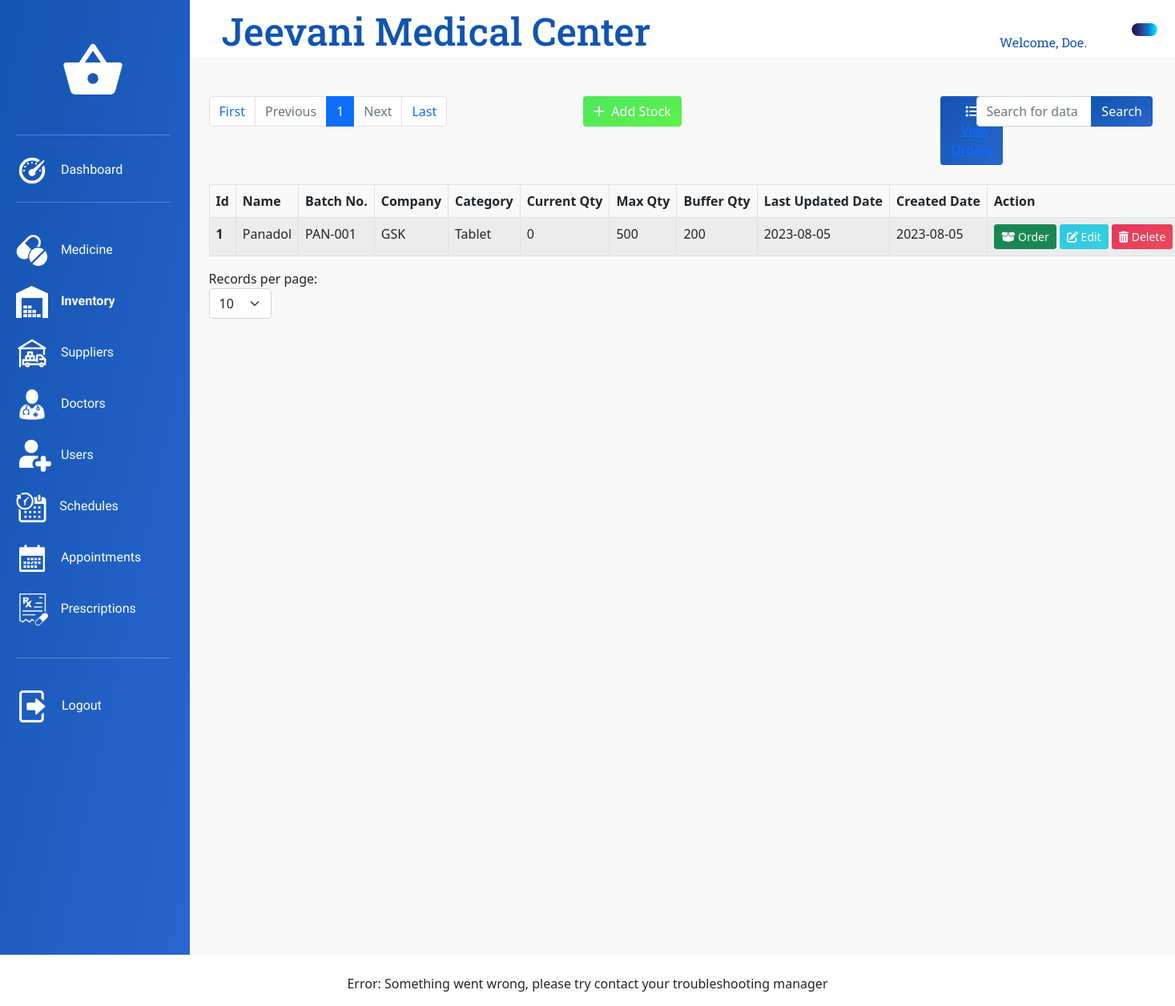
/View/Inventory.php (signed in), run on an earlier commit of the app's database.
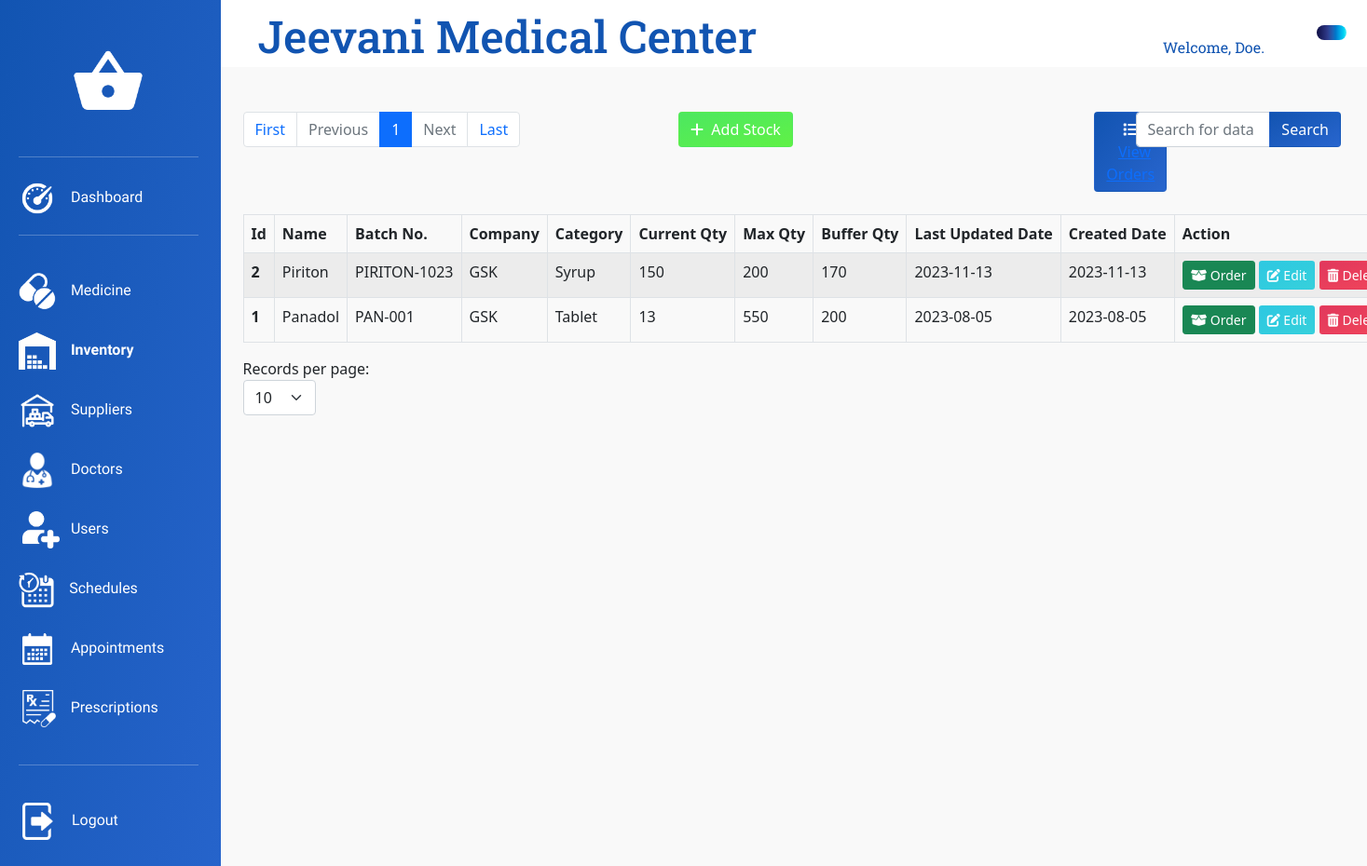
And on a later commit of the database.
### tables this page shows
CREATE TABLE `stock` (
  `stock_id` int(11) NOT NULL,
  `stock_medicine_id` int(11) NOT NULL,
  `stock_qty_max` int(11) NOT NULL,
  `stock_qty_buffer` int(11) NOT NULL,
  `stock_qty_current` int(11) NOT NULL DEFAULT 0,
  `stock_created_date` date NOT NULL,
  `stock_updated_date` date NOT NULL,
  `stock_status` int(11) NOT NULL DEFAULT 1
);

CREATE TABLE `medicine` (
  `medicine_id` int(11) NOT NULL,
  `medicine_name` varchar(256) NOT NULL,
  `medicine_batch_no` varchar(256) NOT NULL,
  `medicine_brand` varchar(256) NOT NULL,
  `medicine_company` varchar(256) NOT NULL,
  `medicine_category` varchar(256) NOT NULL,
  `medicine_size` varchar(64) NOT NULL,
  `medicine_price` decimal(12,2) NOT NULL,
  `medicine_info` text DEFAULT NULL,
  `medicine_stock_status` int(11) NOT NULL DEFAULT 0,
  `medicine_status` int(11) NOT NULL DEFAULT 1
);

### Model/InventoryInitializationModel.php (called while the page is built, shortened)
<?php
    $thisDBConnection = new DbConnection();
    $myCon = $thisDBConnection->con;
    if (isset($_GET['page'])) {
        $page = $_GET['page'];
    } else {
        $page = 1;
    }
    if(isset($_POST['limitSelector'])){
        $_SESSION['limitInventory'] = $_POST['limitSelector'];
        $limit = $_POST['limitSelector'];
        $page = 1;
    }else{
        if(isset($_SESSION['limitInventory'])){
            $limit = $_SESSION['limitInventory'];
        }else{
            $limit = 10;
        }
    }
    $start = ($page - 1) * $limit;
    if (isset($_GET["search"])) {
        $filters = $_GET["search"];
        $page = 0;
        $sql = "SELECT * FROM stock JOIN medicine ON stock.stock_medicine_id = medicine.medicine_id WHERE CONCAT(stock_id, stock_qty_current, stock_qty_max, stock_qty_buffer, stock_updated_date, stock_created_date, medicine_name, medicine_batch_no, medicine_company, medicine_category) LIKE '%$filters%' AND stock_status=1 ORDER BY stock_updated_date DESC;";
        $result = $myCon->query($sql) or die($myCon->error);
        $resCheck = mysqli_num_rows($result);
        $stocks = $result->fetch_all(MYSQLI_ASSOC);
    } else {
        $sql = "SELECT * FROM stock JOIN medicine ON stock.stock_medicine_id = medicine.medicine_id WHERE stock_status=1 ORDER BY stock_updated_date DESC LIMIT $start, $limit;";
        $result = $myCon->query($sql) or die($myCon->error);
        $stocks = $result->fetch_all(MYSQLI_ASSOC);
    }
    $sqlNew = "SELECT count(stock_id) AS stock_id FROM stock WHERE stock_status=1";
    $resultNew = $myCon->query($sqlNew) or die($myCon->error);
    $stockCount = $resultNew->fetch_all(MYSQLI_ASSOC);
    $total = $stockCount[0]['stock_id'];
    $pages = ceil($total / $limit);

### View/Inventory.php (the view, shortened to what the changed rows need)
<?php
require_once "../Model/InventoryInitializationModel.php"
?>
<!DOCTYPE html>
<html lang="en">
<head>
    <link rel="stylesheet" type="text/css" href="../bootstrap/bootstrap-5.0.2-dist/css/bootstrap.min.css">
    <link rel="stylesheet" type="text/css" href="../CSS/InventoryStyles.css">
	<link rel="stylesheet" type="text/css" href="../CSS/AdminDashboardStyles.css">
    <link rel="stylesheet" type="text/css" href="../CSS/CommonDashboardStyles.css">
    <link rel="stylesheet" type="text/css" href="../CSS/Utilities.css">
</head>
<body>
    <div class="container-fluid">
        <div class="row">
            <div class="col-10">
                <div class="row">
                    <div class="col-12 title-content">
                        <h1 class="title-text">Jeevani Medical Center</h1>
                    </div>
                </div>
                <div class="row">
                    <div class="col-12 main-content">
                        <div class="row">
                            <div class="col-8">
                                <nav class="paginationNav">
                                    <ul class="pagination">
                                        <?php for ($i = 1; $i <= $pages; $i++) { ?>
                                            <li class="page-item<?php if ($i == $page) {echo " active";} ?>">
                                                <a class="page-link" href="Inventory.php?page=<?php echo $i; ?>"> <?php echo $i; ?> </a>
                                            </li>
                                        <?php } ?>
                                    </ul>
                                </nav>
                            </div>
                        </div>
                        <div class="row">
                            <div class="col-12">
                                <table class="table table-striped table-hover table-bordered table-responsive">
                                    <thead>
                                        <tr>
                                            <th scope="col">Id</th>
                                            <th scope="col">Name</th>
                                            <th scope="col">Batch No.</th>
                                            <th scope="col">Company</th>
                                            <th scope="col">Category</th>
                                            <th scope="col">Current Qty</th>
                                            <th scope="col">Max Qty</th>
                                            <th scope="col">Buffer Qty</th>
                                            <th scope="col">Last Updated Date</th>
                                            <th scope="col">Created Date</th>
                                            <th scope="th-sm" id="Action">Action</th>
                                        </tr>
                                    </thead>
                                    <tbody>
                                        <?php foreach ($stocks as $stock) { ?>
                                            <tr>
                                                <th scope="row"><?php echo $stock['stock_id']; ?></th>
                                                <td id="MedicineName<?php echo $stock['stock_id']; ?>"> <?php echo $stock['medicine_name']; ?></td>
                                                <td id="MedicineBatch<?php echo $stock['stock_id']; ?>"> <?php echo $stock['medicine_batch_no']; ?></td>
                                                <td id="MedicineCompany<?php echo $stock['stock_id']; ?>"> <?php echo $stock['medicine_company']; ?></td>
                                                <td id="MedicineCategory<?php echo $stock['stock_id']; ?>"> <?php echo $stock['medicine_category']; ?></td>
                                                <td id="StockCurrent<?php echo $stock['stock_id']; ?>"> <?php echo $stock['stock_qty_current']; ?></td>
                                                <td id="StockMax<?php echo $stock['stock_id']; ?>"> <?php echo $stock['stock_qty_max']; ?></td>
                                                <td id="StockBuffer<?php echo $stock['stock_id']; ?>"> <?php echo $stock['stock_qty_buffer']; ?></td>
                                                <td id="StockUpdatedDate<?php echo $stock['stock_id']; ?>"> <?php echo $stock['stock_updated_date']; ?></td>
                                                <td id="StockCreatedDate<?php echo $stock['stock_id']; ?>"> <?php echo $stock['stock_created_date']; ?></td>
                                                <td>
                                                    <button type="button" class="btn btn-sm btn-success" name="orderButton" id="order<?php echo $stock['stock_id'] ?>" onclick="openOrderModal(this.id)"><i class="fa-solid fa-box-open"></i>&nbsp;Order</button>
                                                    <button type="button" class="btn btn-sm btn-themed-info" name="editButton" id="edit<?php echo $stock['stock_id'] ?>" onclick="openEditModal(this.id)"><i class="fa-solid fa-pen-to-square"></i>&nbsp;Edit</button>
                                                    <button type="button" class="btn btn-sm btn-themed-danger btn-action" name="deleteButton" id="del<?php echo $stock['stock_id'] ?>" onclick="openDeleteModal(this.id)"><i class="fa-solid fa-trash-can"></i>&nbsp;Delete</button>
                                                </td>
                                            </tr>
                                        <?php } ?>
                                    </tbody>
                                </table>
                            </div>
                        </div>
                    </div>
                </div>
            </div>
        </div>
    </div>
    <?php
        include_once "InventoryPlaceOrderModal.php";
    ?>
</body>
</html>

### View/InventoryPlaceOrderModal.php (shortened to what the changed rows need)
<?php
$thisDBConnection = new DbConnection();
$myCon = $thisDBConnection->con;
$sqla = "SELECT * FROM supplier WHERE supplier_status=1 ORDER BY supplier_name;";
$resulta = $myCon->query($sqla) or die($myCon->error);
$resChecka = mysqli_num_rows($resulta);
if ($resChecka > 0) {
    $suppliers = $resulta->fetch_all(MYSQLI_ASSOC);
} else {
    $msg = "Error: Something went wrong, please try contact your troubleshooting manager";
    echo "<br><p align='center'>$msg</p>";
    exit();
}
?>

What changed in the data, as far as the page shows it:
now on this page (row edited): stock: stock_id "2", medicine.medicine_name "Piriton", medicine.medicine_batch_no "PIRITON-1023", medicine.medicine_company "GSK", medicine.medicine_category "Syrup", stock_qty_current "150", stock_qty_max "200", stock_qty_buffer "170", stock_updated_date "2023-11-13", stock_created_date "2023-11-13"
changed stock "Panadol": stock_qty_current "0" → "13"; stock_qty_max "500" → "550"
Also different on the page:
$msg: "Error: Something went wrong, please try contact your troubleshooting manager" → (not shown)
